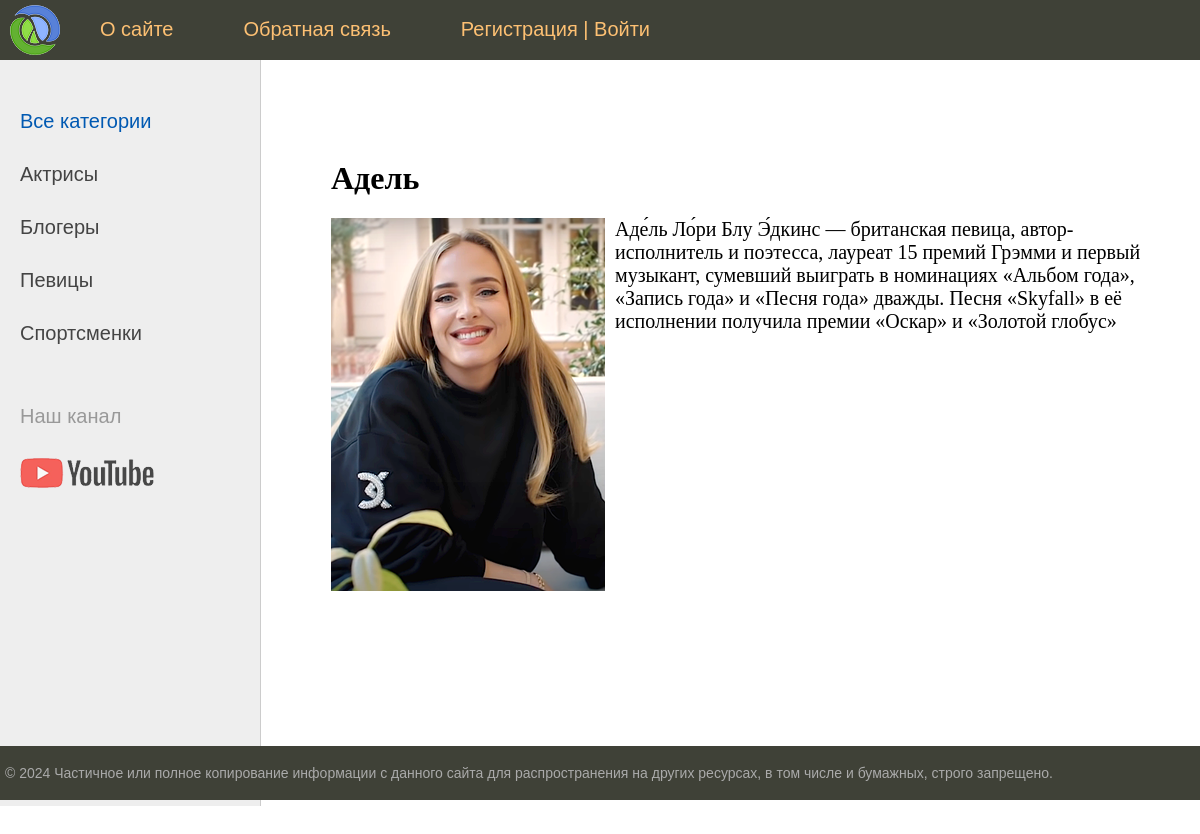
Screenshot of /post/adel/ with the database file from the repository.
### mainsite/models.py (models this page shows, shortened)
class Category(models.Model):
    name = models.CharField(max_length=100, db_index=True, verbose_name='Категория')
    slug = models.SlugField(max_length=255, unique=True, db_index=True, verbose_name='URL')
    def get_absolute_url(self):
        return reverse('category', kwargs={'cat_slug': self.slug})
    class Meta:
        verbose_name = 'Категорию'
        verbose_name_plural = 'Категории'
        ordering = ['id']

class Mainsite(models.Model):
    title = models.CharField(max_length=255, verbose_name='Загаловок')
    slug = models.SlugField(max_length=255, unique=True, db_index=True, verbose_name='URL')
    content = models.TextField(blank=True, verbose_name='Текст статьи')
    photo = models.ImageField(upload_to="photos/%Y/%m/%d/", verbose_name='Фото')
    time_create = models.DateTimeField(auto_now_add=True, verbose_name='Время создания')
    time_update = models.DateTimeField(auto_now=True, verbose_name='Время изменения')
    is_published = models.BooleanField(default=True, verbose_name='Публикация')
    cat = models.ForeignKey('Category', on_delete=models.PROTECT, verbose_name='Категории')
    def __str__(self):
        return self.title
    class Meta:
        verbose_name = 'Известные женщины'
        verbose_name_plural = 'Известные женщины'
        ordering = ['-time_create', 'title']

### mainsite/views.py (the view)
# urls.py: path('post/<slug:post_slug>/', ShowPost.as_view(), name='post'),
class ShowPost(DataMixin, DetailView):
    model = Mainsite
    template_name = 'mainsite/post.html'
    slug_url_kwarg = 'post_slug'
    context_object_name = 'post'
    def get_context_data(self, *, object_list=None, **kwargs):
        context = super().get_context_data(**kwargs)
        c_def = self.get_user_context(title=context['post'])
        return dict(list(context.items()) + list(c_def.items()))

### mainsite/templatetags/mainsite_tags.py (called while the page is built)
@register.simple_tag(name='getcats')
def get_categories():
    return Category.objects.all()

### mainsite/utils.py (called while the page is built)
    def get_user_context(self, **kwargs):
        context = kwargs
        cats = Category.objects.annotate(Count('mainsite'))
        user_menu = menu.copy()
        if not self.request.user.is_authenticated:
            user_menu.pop(1)
        context['menu'] = user_menu
        context['cats'] = cats
        if 'cat_selected' not in context:
            context['cat_selected'] = 0
        return context

### mainsite/templates/mainsite/post.html
{% extends 'mainsite/base.html' %}
{% block content %}
<h1>{{post.title}}</h1>
{% if post.photo %}
<p><img class="img-article-left" src="{{post.photo.url}}"></p>
{% endif %}
{{post.content|linebreaks}}
{% endblock %}

### mainsite/templates/mainsite/base.html (shortened to what this page needs)
<!DOCTYPE html>
{% load static %}
{% load mainsite_tags %}
<html>
<head>
	<link type="text/css" href="{% static 'mainsite/css/styles.css' %}" rel="stylesheet" />
</head>
<body>
<table class="table-page" border=0 cellpadding="0" cellspacing="0">
<tr><td valign=top>
{% block mainmenu %}
		<div class="header">
			<ul id="mainmenu" class="mainmenu">
			<li class="logo"><a href="{% url 'home' %}"><div class="logo"></div></a></li>
{% for m in menu %}
			<li><a href="{% url m.url_name %}">{{m.title}}</a></li>
{% endfor %}
				{% if request.user.is_authenticated %}
				<li class="last"> Вы вошли как:  {{user.username}} | <a href="{% url 'logout' %}">Выйти</a> </li>
				{% else %}
				<li><a href="{% url 'register' %}">Регистрация</a> | <a href="{% url 'login' %}">Войти</a></li>
				{% endif %}
			</ul>
		</div>
{% endblock mainmenu %}
<table class="table-content" border=0 cellpadding="0" cellspacing="0">
<tr>
	<td valign="top" class="left-chapters">
		{% getcats as catergories %}
	<ul id="leftchapters">
{% if cat_selected == 0 %}
		<li class="selected">Все категории</li>
{% else %}
		<li><a href="{% url 'home' %}">Все категории</a></li>
{% endif %}
{% for c in cats %}
{% if c.mainsite__count	> 0 %}
	{% if c.pk == cat_selected %}
		<li class="selected">{{c.name}}</li>
	{% else %}
		<li><a href="{{ c.get_absolute_url }}">{{c.name}}</a></li>
	{% endif %}
{% endif %}
{% endfor %}
		<li class="share">
		<p>Наш канал</p>
		<a class="share-yt" href="https://www.youtube.com/channel/UClJzWfGWuGJL2t-3dYKcHTA/playlists" target="_blank" rel="nofollow"></a>
		</li>
	</ul>
</td>
<td valign="top" class="content">
	<div class="content-text">
{% block content %}
{% endblock %}
	</div>
</td></tr></table>
</td></tr>
<tr><td valign=top>
	<div id="footer">
		<p>&copy; 2024 Частичное или полное копирование информации с данного сайта для распространения на других ресурсах, в том числе и бумажных, строго запрещено.</p>
	</div>
</td></tr></table>
</body>
</html>

### mainsite/static/mainsite/css/styles.css (style rules this page uses)
html, body { font-family: 'Arial'; margin: 0; padding: 0; height: 100%; width: 100%; color: #444; }
a { color: #0059b2; text-decoration: none; }
img { max-width: 600px; height: auto; }
img.img-article-left { max-width: 300px; height: auto; float: left; padding: 0 10px 10px 0; }
.table-page { width: 100%; height: 100%; vertical-align: top; }
.table-page tr { height: 100%; }
.header { background: #3F4137; height: 60px; }
.logo { background: url('../images/logo.png') no-repeat 10px 5px; width: 70px; height: 60px; }
ul.mainmenu { list-style: none; margin: 0; padding: 0; height: 60px; color: #fdc073; font-size: 20px; overflow: hidden; }
ul.mainmenu li { float: left; margin: 18px 40px 0 30px; }
ul.mainmenu li.logo { margin: 0; }
ul.mainmenu li a { color: #fdc073; text-decoration: none; }
.table-content { width: 100%; min-height: 100%; height: 100%; }
.left-chapters { margin: 0; background: #eee; border-right: 1px solid #ccc; min-height: 100%; }
.left-chapters ul { width: 230px; min-height: 100%; margin: 0; padding: 20px 10px 10px 20px; list-style: none; font-size: 20px; }
.left-chapters ul li { margin: 30px 0 0 0; color: #999; }
.left-chapters ul li.selected { color: #0059b2; }
.left-chapters ul li a { color: #444; text-decoration: none; }
.left-chapters ul li.share { margin: 60px 0 0 0; }
.left-chapters ul li.share p { margin: 30px 0 30px 0; }
.left-chapters ul li.share a { display: inline-block; width: 40px; height: 40px; margin: 0 20px 0 0; }
.left-chapters ul li.share a.share-yt { width: 100%; height: 30px; background: url('../images/share_yt.png') no-repeat 0 0 }
.content { padding: 40px 20px 20px 40px; width: 100%; box-sizing: border-box; }
.content-text { margin: 60px 0 0 30px; color: #000; font-size: 20px; font-family: Yandex Sans Display Light; }
.content-text h1 { font-size: 32px; }
#footer { box-sizing: border-box; background: #3F4137; padding: 5px; color: #aaa; font-size: 14px; font-family: Verdana, Geneva, Arial, Helvetica; text-align: left; overflow: hidden; }

### rows the page displays
Category: name "Актрисы"
Category: name "Блогеры"
Category: name "Певицы"
Category: name "Спортсменки"
Mainsite: title "Адель", photo (picture), content "Аде́ль Ло́ри Блу Э́дкинс — британская певица, автор-исполнитель и поэтесса, лауреат 15 премий Грэмми и первый музыкант, сумевший выиграть в номинациях «Альбом года», «Запись года» и «Песня года» дважды. Песня «Skyfall» в её исполнении получила премии «Оскар» и «Золотой глобус»"

### other values shown
{{ m.title }} "О сайте" "Обратная связь"
